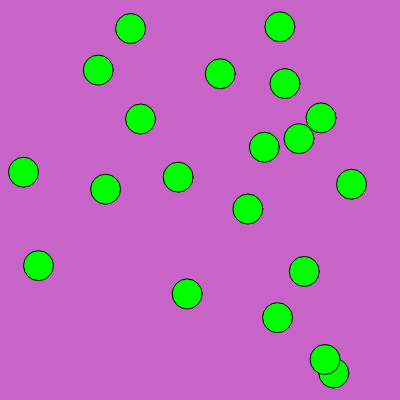
Frame 1 (no input)
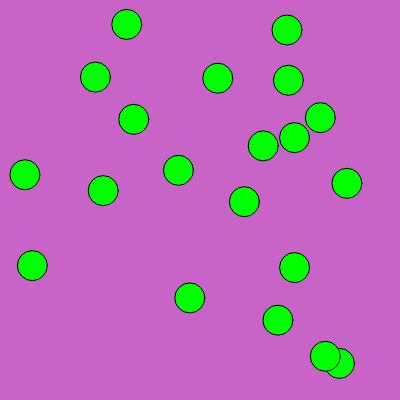
Frame 60 (no input)
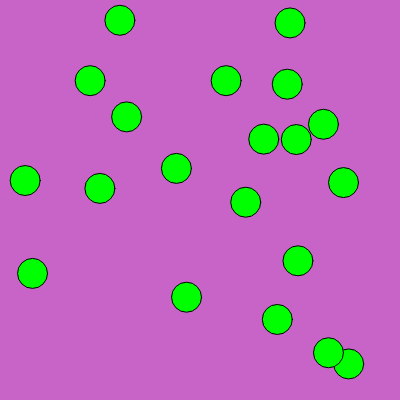
Frame 120 (the mouse pressed at the canvas centre since frame 60)

The p5.js sketch that drew these frames (run headless with seeded random() and noise() and a simulated clock; from frame 60 on, the mouse is pressed at the canvas centre):

// p5.js sketch
// ── sketch.js
let bug = []; 
let bugs = 20;
let size = 30;

function setup() {
  createCanvas(400,400);
  for (i = 0; i < bugs; i++) {
    bug[i] = new JitterBug(random(width), random(height), size, color(0,255,0));
  }
}

function draw() {
  background(200,100,200);
  for (i = 0; i < bugs; i++) {
    bug[i].jitter();
    bug[i].display();
  }
}

function JitterBug(posx, posy, size, color) {
  this.posx = posx;
  this.posy = posy;
  this.size = size;
  this.speed = 1;
  this.color = color;
  
  this.display = function() {
    fill(this.color);
    ellipse(this.posx, this.posy, this.size, this.size);
  }

  this.jitter = function() {
    this.posx += random(-this.speed, this.speed);
    this.posy += random(-this.speed, this.speed);
  }

  this.kill = function() {
    this.speed = 0;
    this.color = "black";
  }

}

function mousePressed() {
  for (i = 0; i < bugs; i++) {
    x = dist(mouseX, mouseY, bug[i].posx, bug[i].posy)
    if (x <= size) {
      bug[i].kill();
    }
  }
}
